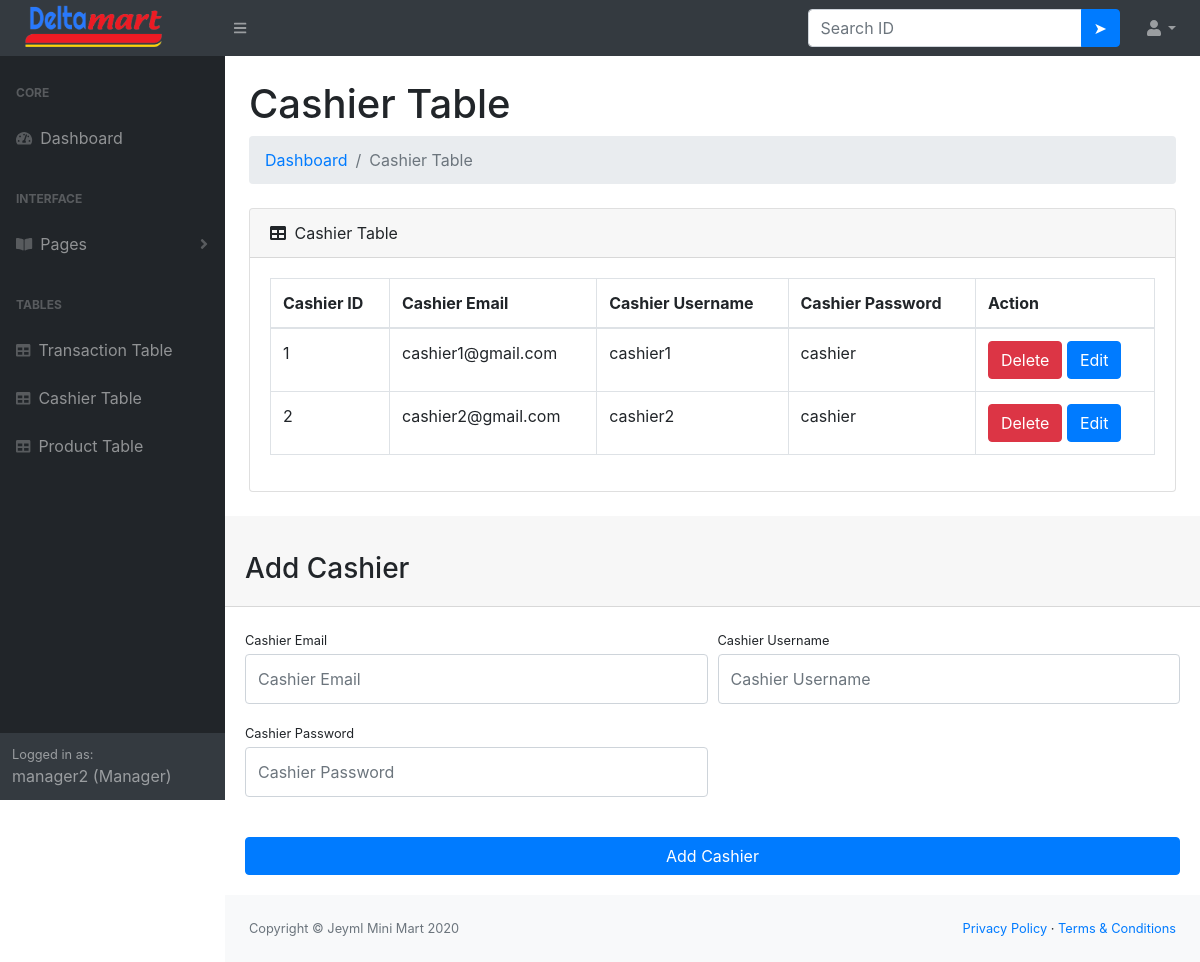
The page /manager/cashierTable.php (signed in) on the database its author committed.
### tables this page shows
CREATE TABLE `cashiertable` (
  `cashierID` int(11) NOT NULL,
  `cashierEmail` varchar(50) NOT NULL,
  `cashierUsername` varchar(50) NOT NULL,
  `cashierPassword` varchar(50) NOT NULL
);

### manager/cashierTable.php (the view, shortened to what this page needs)
<?php
    require_once("dbconnection.php");
    $statement = $connect->prepare('SELECT * FROM cashiertable');
    $statement->execute();
?>
<!DOCTYPE html>
<html lang="en">
    <head>
        <link href="css/styles.css" rel="stylesheet" />
        <link href="https://cdn.datatables.net/1.10.20/css/dataTables.bootstrap4.min.css" rel="stylesheet" />
    </head>
    <body class="sb-nav-fixed">
        <nav class="sb-topnav navbar navbar-expand navbar-dark bg-dark">
            <a class="navbar-brand" href="dashboard.php"><img src="../img/logo.png" height="50px" width="155px"></a>
            <button class="btn btn-link btn-sm order-1 order-lg-0" id="sidebarToggle" href="#"><i class="fas fa-bars"></i></button>
             <form class="d-none d-md-inline-block form-inline ml-auto mr-0 mr-md-3 my-2 my-md-0" method="post" action="cashierSearch.php">
                <div class="input-group">
                    <input class="form-control" type="text" placeholder="Search ID" name="cashierID" aria-label="Search" aria-describedby="basic-addon2" />
                    <div class="input-group-append">
                        <input class="btn btn-primary" type="submit" name="search" value="➤"></input>
                    </div>
                </div>
            </form>
            <ul class="navbar-nav ml-auto ml-md-0">
                <li class="nav-item dropdown">
                    <a class="nav-link dropdown-toggle" id="userDropdown" href="#" role="button" data-toggle="dropdown" aria-haspopup="true" aria-expanded="false"><i class="fas fa-user fa-fw"></i></a>
                </li>
            </ul>
        </nav>
        <div id="layoutSidenav">
            <div id="layoutSidenav_nav">
                <nav class="sb-sidenav accordion sb-sidenav-dark" id="sidenavAccordion">
                    <div class="sb-sidenav-menu">
                        <div class="nav">
                            <div class="sb-sidenav-menu-heading">Core</div>
                            <a class="nav-link" href="dashboard.php">
                                <div class="sb-nav-link-icon"><i class="fas fa-tachometer-alt"></i></div>
                                Dashboard
                            </a>
                            <div class="sb-sidenav-menu-heading">Interface</div>
                            <a class="nav-link collapsed" href="#" data-toggle="collapse" data-target="#collapsePages" aria-expanded="false" aria-controls="collapsePages">
                                <div class="sb-nav-link-icon"><i class="fas fa-book-open"></i></div>
                                Pages
                                <div class="sb-sidenav-collapse-arrow"><i class="fas fa-angle-down"></i></div>
                            </a>
                            <div class="sb-sidenav-menu-heading">Tables</div>
                           <a class="nav-link" href="transactionTable.php">
                                <div class="sb-nav-link-icon"><i class="fas fa-table"></i></div>
                                Transaction Table
                            </a>
                            <a class="nav-link" href="#">
                                <div class="sb-nav-link-icon"><i class="fas fa-table"></i></div>
                                Cashier Table
                            </a>
                            <a class="nav-link" href="productTable.php">
                                <div class="sb-nav-link-icon"><i class="fas fa-table"></i></div>
                                Product Table
                            </a>
                        </div>
                    </div>
                    <div class="sb-sidenav-footer">
                        <div class="small">Logged in as:</div>
                        <?php echo $_SESSION["managerUsername"]; ?> (Manager)
                    </div>
                </nav>
            </div>
            <div id="layoutSidenav_content">
                <main>
                    <div class="container-fluid">
                        <h1 class="mt-4">Cashier Table</h1>
                        <ol class="breadcrumb mb-4">
                            <li class="breadcrumb-item"><a href="dashboard.php">Dashboard</a></li>
                            <li class="breadcrumb-item active">Cashier Table</li>
                        </ol>
                        <div class="card mb-4">
                            <div class="card-header">
                                <i class="fas fa-table mr-1"></i>
                                Cashier Table
                            </div>
                            <div class="card-body">
                                <div class="table-responsive">
                                    <table class="table table-bordered" id="dataTable" width="100%" cellspacing="0">
                                        <thead>
                                            <tr>
                                                <th>Cashier ID</th>
                                                <th>Cashier Email</th>
                                                <th>Cashier Username</th>
                                                <th>Cashier Password</th>
                                                <th>Action</th>
                                            </tr>
                                        </thead>
                                        <tbody>
                                            <?php while ($cashiertable=$statement->fetch(PDO::FETCH_OBJ)){?>
                                            <tr>
                                                <td><?php echo $cashiertable->cashierID; ?></td>
                                                <td><?php echo $cashiertable->cashierEmail; ?></td>
                                                <td><?php echo $cashiertable->cashierUsername; ?></td>
                                                <td><?php echo $cashiertable->cashierPassword; ?></td>
                                                <td>
                                                    <a onclick="return confirm('Are you sure you want to delete this ID?')" class="btn btn-danger" href="cashierDelete.php?cashierID=<?php echo $cashiertable->cashierID ?>">Delete</a>
                                                    <a class="btn btn-primary" href="cashierEdit.php?cashierID=<?php echo $cashiertable->cashierID ?>">Edit</a>
                                                </td>
                                            </tr>
                                            <?php }?>
                                        </tbody>
                                    </table>
                                </div>
                            </div>
                        </div>
                    </div>
                    <div class="card-header"><h3 class="mt-4">Add Cashier</h3></div>
                    <div class="card-body">
                        <form  name="transaction_form" method="post" autocomplete="off">
                            <div class="form-row">
                                <div class="col-md-6">
                                    <div class="form-group">
                                        <label class="small mb-1" for="cashierEmail">Cashier Email</label>
                                        <input class="form-control py-4" type="email" name="cashierEmail" placeholder="Cashier Email" required/>
                                    </div>
                                </div>
                                <div class="col-md-6">
                                    <div class="form-group">
                                        <label class="small mb-1" for="cashierUsername">Cashier Username</label>
                                        <input class="form-control py-4" type="text" name="cashierUsername" placeholder="Cashier Username" required/>
                                    </div>
                                </div>
                                <div class="col-md-6">
                                    <div class="form-group">
                                        <label class="small mb-1" for="cashierPassword">Cashier Password</label>
                                        <input class="form-control py-4" type="text" name="cashierPassword" placeholder="Cashier Password" required/>
                                    </div>
                                </div>
                            </div>
                            <div class="form-group mt-4 mb-0">
                                <input type="submit" name="addcashier" class="btn btn-primary btn-block" value="Add Cashier"/>
                            </div>
                        </form>
                    </div>
                </main>
                <footer class="py-4 bg-light mt-auto">
                    <div class="container-fluid">
                        <div class="d-flex align-items-center justify-content-between small">
                            <div class="text-muted">Copyright &copy; Jeyml Mini Mart 2020</div>
                            <div>
                                <a href="#">Privacy Policy</a>
                                &middot;
                                <a href="#">Terms &amp; Conditions</a>
                            </div>
                        </div>
                    </div>
                </footer>
            </div>
        </div>
    </body>
</html>

### rows shown on the page
cashiertable: cashierID "1", cashierEmail "cashier1@gmail.com", cashierUsername "cashier1", cashierPassword "cashier"
cashiertable: cashierID "2", cashierEmail "cashier2@gmail.com", cashierUsername "cashier2", cashierPassword "cashier"

### other values the page prints
$_SESSION["managerUsername"] "manager2"
